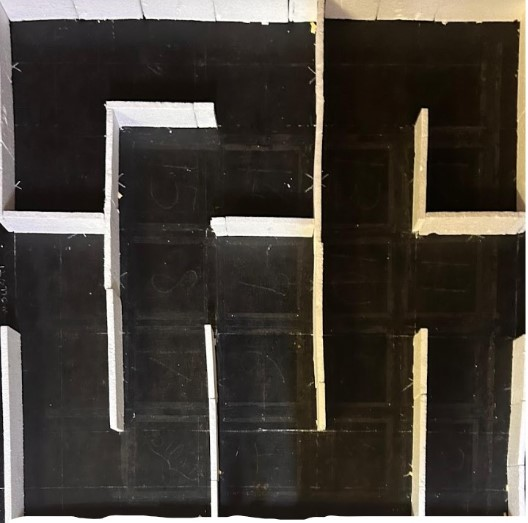
#> input picture maze.jpg, 528 x 523 px
$ python prmSimp.py
#> lines starting #> are read from the running program, lines starting #| are printed output that depends on the picture; after the words box and inside, x2 and y2 are one past the last pixel; in counts of white or black regions, pixels touching at a corner belong together
import numpy as np
import cv2
from skimage.draw import line

img = cv2.imread(r"maze.jpg")
#> img is the input picture: shape (523, 528, 3); mean B, G, R 56.8, 63.7, 69.4
icolor = img
img = cv2.cvtColor(img, cv2.COLOR_BGR2GRAY)
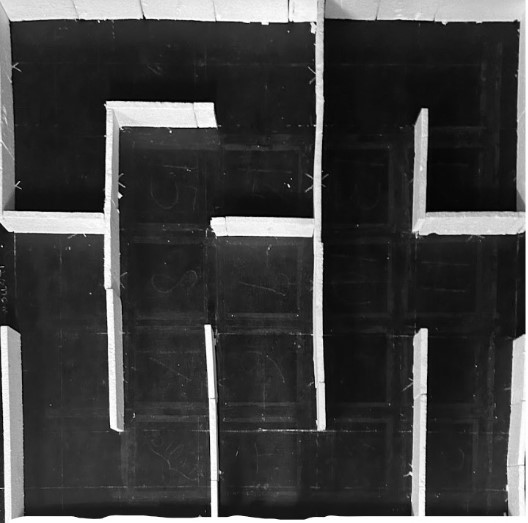
#> img: shape (523, 528); min 0, max 255, mean 64.6
img = cv2.GaussianBlur(img, (5,5), 1)
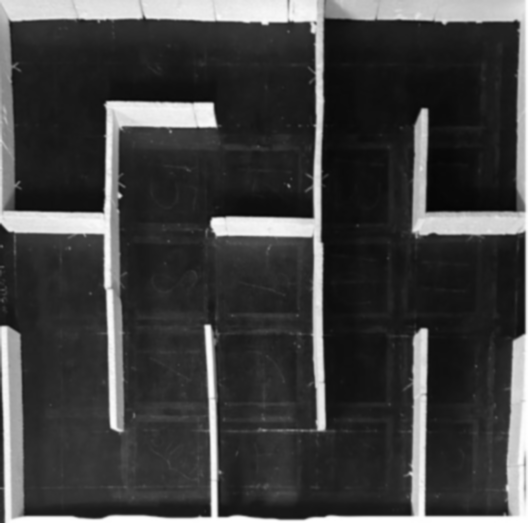
#> img: shape (523, 528); min 5, max 255, mean 64.6

bg = 0 if np.mean(img)<120 else 1
#> bg = 0
n=5
si = 10
ei = 14

for x in range(img.shape[0]):
    for y in range(img.shape[1]):
        if img[x][y] > 125:
            img[x][y] = 0 if bg else 255
        else:
            img[x][y] = 255 if bg else 0
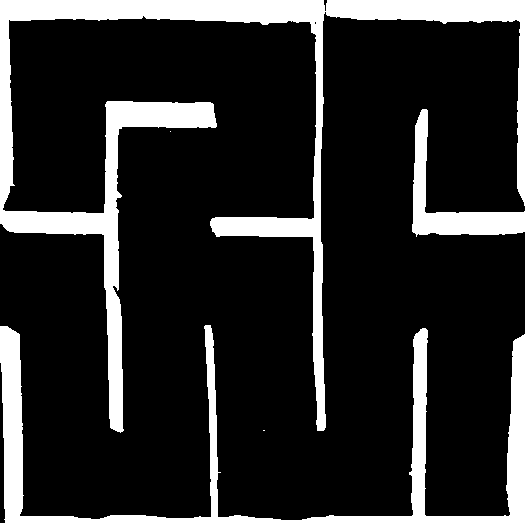
#> img: shape (523, 528); 17.2% white; 3 white regions (2 under 20 px), largest, box (x1, y1, x2, y2) and area: (0, 0, 528, 523) 47589

points = []
nearest = []

t = int((img.shape[0])/n)
#> t = 104
for x in range(n+1):
    cv2.line(icolor, (0,x*t+2), (img.shape[1]-1, x*t+2), (0,255,0), 1)
    cv2.line(icolor, (x*t+2,0), (x*t+2,img.shape[0]-1), (0,255,0), 1)
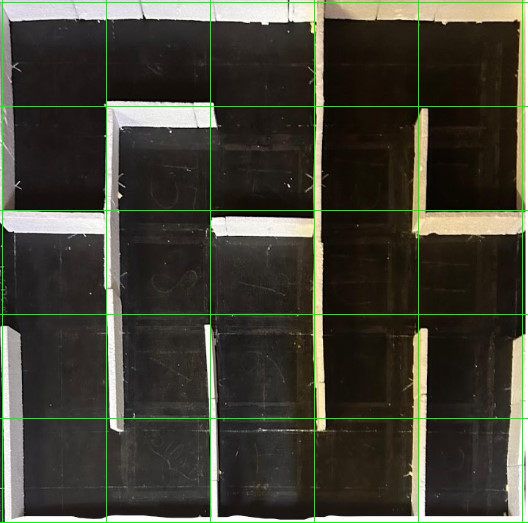
#> icolor: shape (523, 528, 3); 2.27% of pixels changed, all inside (x1, y1, x2, y2) = (0, 0, 528, 523)

c = int(t/2)+2
#> c = 54
for x in range(n):
    for y in range(n):
        points.append([c + y*t,c + x*t, len(points)])
        cv2.ellipse(icolor, (c + x*t,c + y*t), (2,2), 0,0,360,(255, 0, 255), -1)
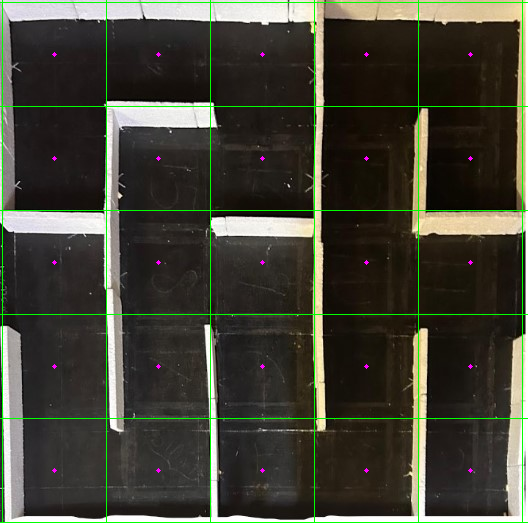
#> icolor: shape (523, 528, 3); 0.12% of pixels changed, all inside (x1, y1, x2, y2) = (52, 52, 473, 473)
#> after the loop, points = 25 items, first 6: [54, 54, 0], [158, 54, 1], [262, 54, 2], [366, 54, 3], [470, 54, 4], [54, 158, 5]

for x in range(len(points)):
    nearest.append([])
#> this loop made 25 passes
#> after the loop, nearest = 25 items, first 6: [], [], [], [], [], []

for i in range(len(points)):
    for j in range(len(points)):
        if i == j:
            continue
        rr, cc = line(points[j][1], points[j][0], points[i][1], points[i][0])
        pixel_values = img[rr, cc]
        if np.any(pixel_values > 0):
            continue
        elif points[j][0] != points[i][0] and points[j][1] != points[i][1]:
            continue
        elif (points[j][1] == points[i][1] and abs(points[j][0] - points[i][0]) <120) or (points[j][0] == points[i][0] and abs(points[j][1] - points[i][1])<120):
            nearest[i].append([points[j][0],points[j][1], points[j][2]])
            cv2.line(icolor, (points[i][0], points[i][1]), (points[j][0], points[j][1]), (0,255,0), 1)
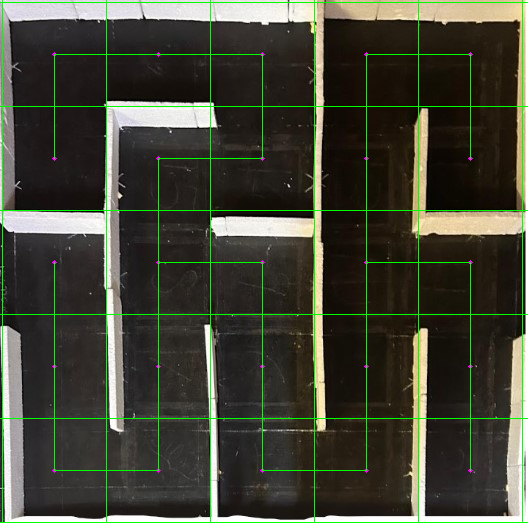
#> icolor: shape (523, 528, 3); 0.9% of pixels changed, all inside (x1, y1, x2, y2) = (54, 54, 471, 471)

start = [points[si],points[si]]
#> start = [[54, 262, 10], [54, 262, 10]]
end = points[ei]
#> end = [470, 262, 14]

out=[]
path = []
path.append(start)

counter = 0
while len(path):
    counter+=1
    current = path[0][0]
    if current==end:
        t = path.pop(0)
        out.append(t)
        break
    available = nearest[current[2]]
    rm=[]
    for j in range(len(available)):
        fl = 1
        for x in path:
            if x[0]==available[j]:
                fl=0
        for x in out:
            if x[0]==available[j]:
                fl=0
        if fl == 0:
            rm = [j] + rm
    for j in rm:
        available.pop(j)
    for i in range(len(available)):
        temp = []
        temp.append(available[i])
        temp.append(current)
        path.append(temp)
    t = path.pop(0)
    out.append(t)
#> this loop made 20 passes
#> after the loop, counter = 20; out = 20 items; path = [[[366, 54, 3], [366, 158, 8]]]

cpoint = end
#> cpoint = [470, 262, 14]
optimal = []
optimal = [cpoint] + optimal
#> optimal = [[470, 262, 14]]

while cpoint != start[0]:
    for x in out:
        if x[0] == cpoint:
            p = x[1]
            cv2.line(icolor, (cpoint[0], cpoint[1]), (p[0], p[1]), (255, 0, 0), 3)
            cv2.ellipse(icolor, (p[0],p[1]), (5,5), 0,0,360,(255,255,0), -1)
            cpoint = p
            optimal = [cpoint] + optimal
#> this loop made 12 passes
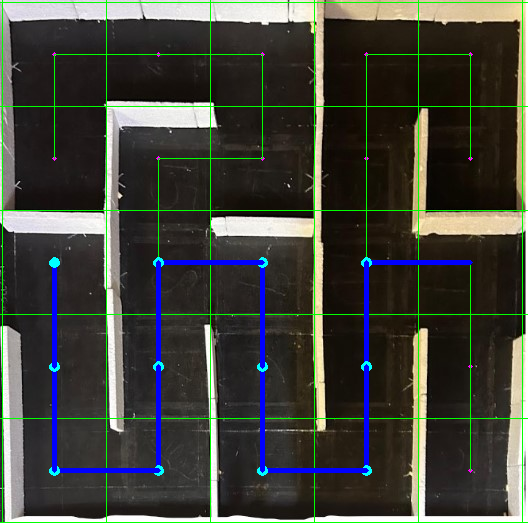
#> icolor: shape (523, 528, 3); 2.43% of pixels changed, all inside (x1, y1, x2, y2) = (49, 257, 473, 476)
#> after the loop, cpoint = [54, 262, 10]; optimal = [[54, 262, 10], [54, 366, 15], [54, 470, 20], [158, 470, 21], [158, 366, 16], [158, 262, 11], [262, 262, 12], [262, 366, 17], [262, 470, 22], [366, 470, 23], [366, 366, 18], [366, 262, 13], [470, 262, 14]]; p = [54, 262, 10]

result = []
for x in optimal:
    result.append([x[0],x[1]])
#> this loop made 13 passes
#> after the loop, result = [[54, 262], [54, 366], [54, 470], [158, 470], [158, 366], [158, 262], [262, 262], [262, 366], [262, 470], [366, 470], [366, 366], [366, 262], [470, 262]]

print(result)
#| [[54, 262], [54, 366], [54, 470], [158, 470], [158, 366], [158, 262], [262, 262], [262, 366], [262, 470], [366, 470], [366, 366], [366, 262], [470, 262]]

cv2.imshow("Maze", icolor)
cv2.waitKey(0)
cv2.destroyAllWindows()
